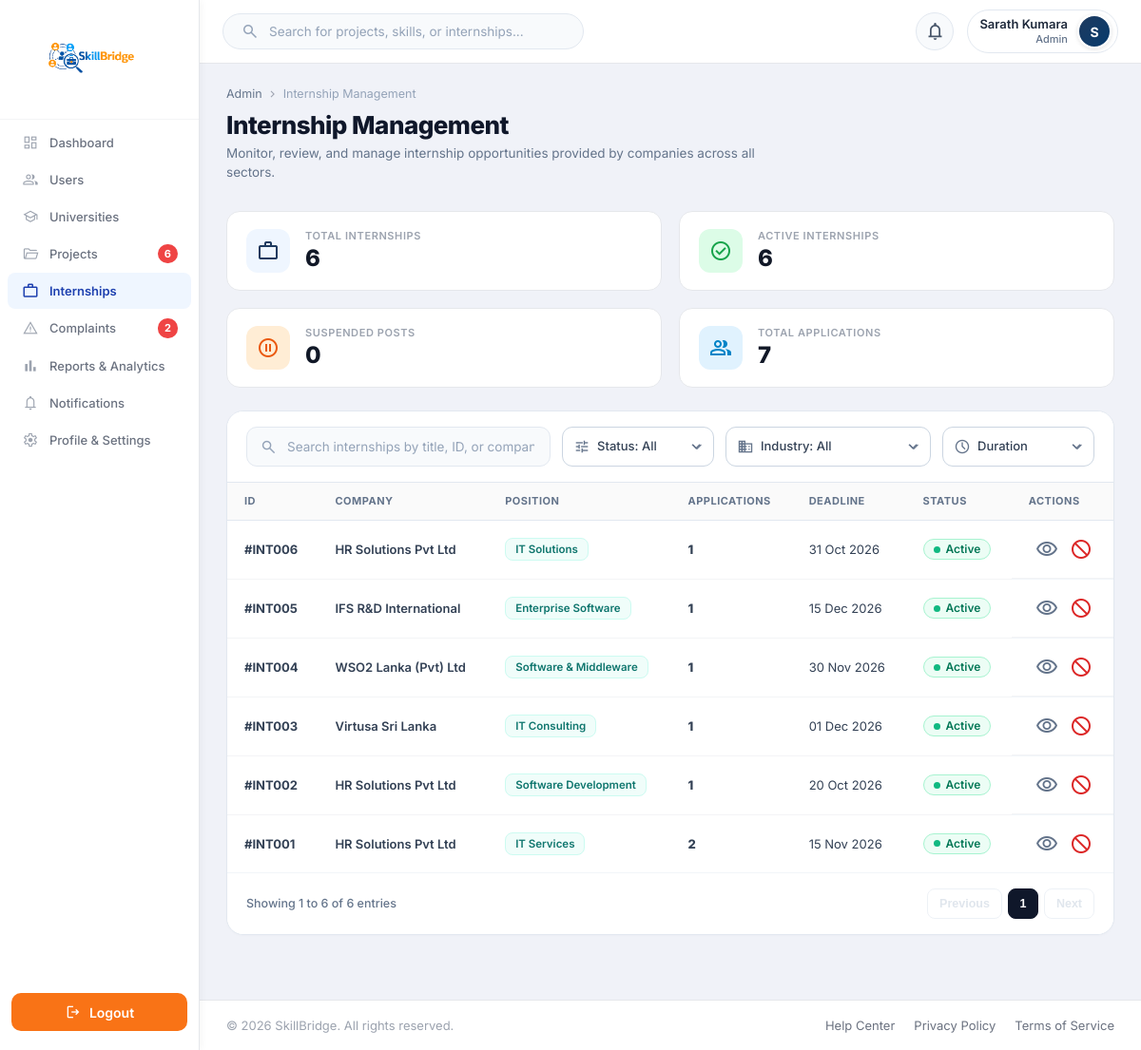
/Functions/Admin/Internship_Management.php (signed in), run on the app's committed database.
### tables this page shows
CREATE TABLE `user` (
  `Email` varchar(100) NOT NULL,
  `password` varchar(100) NOT NULL,
  `role` varchar(100) NOT NULL,
  `status` varchar(20) NOT NULL DEFAULT 'De-Active',
  `verification_code` varchar(20) NOT NULL,
  `created_at` timestamp NULL DEFAULT current_timestamp()
);

CREATE TABLE `internships` (
  `id` int(11) NOT NULL,
  `title` varchar(255) NOT NULL,
  `company_email` varchar(100) NOT NULL,
  `industry_id` smallint(5) UNSIGNED DEFAULT NULL,
  `logo_text` varchar(10) DEFAULT NULL,
  `logo_style` varchar(100) DEFAULT NULL,
  `duration_value` smallint(5) UNSIGNED DEFAULT NULL,
  `duration_unit` enum('day','week','month','year') DEFAULT 'month',
  `deadline_date` date DEFAULT NULL,
  `description` text DEFAULT NULL,
  `cover_image` varchar(255) DEFAULT NULL,
  `academic_year` varchar(50) DEFAULT NULL,
  `experience_level` varchar(50) DEFAULT NULL,
  `vacancies` int(11) DEFAULT NULL,
  `internship_type` varchar(50) DEFAULT NULL,
  `work_mode` varchar(50) DEFAULT NULL,
  `location` varchar(255) DEFAULT NULL,
  `start_date` date DEFAULT NULL,
  `paid_status` varchar(20) DEFAULT NULL,
  `stipend` decimal(10,2) DEFAULT NULL,
  `responsibilities` text DEFAULT NULL,
  `benefits` text DEFAULT NULL,
  `supporting_document` varchar(255) DEFAULT NULL,
  `created_at` timestamp NOT NULL DEFAULT current_timestamp()
);

CREATE TABLE `company` (
  `Email` varchar(100) NOT NULL,
  `Name` varchar(100) NOT NULL,
  `companytype` varchar(100) NOT NULL,
  `contactPersonName` varchar(100) NOT NULL,
  `contactNumber` varchar(17) NOT NULL,
  `website` varchar(200) NOT NULL,
  `location` varchar(100) NOT NULL,
  `Status` varchar(100) NOT NULL DEFAULT 'Unverified',
  `profile_img` varchar(255) NOT NULL
);

CREATE TABLE `internship_industries` (
  `industry_id` smallint(5) UNSIGNED NOT NULL,
  `industry_name` varchar(100) NOT NULL
);

### Functions/Admin/Components/Internships/InternshipTable.php (the view, shortened to what the rows shown need)
<div class="im-table-responsive">
    <table class="data-table im-table">
                    <?php
                        include dirname(__DIR__) . "/Common/TableHeder.php";
                    ?>
                    <tbody id="imTableBody">
                    <?php if (!empty($internshipsList)): ?>
                        <?php foreach ($internshipsList as $item):
                            $idNum = (int)$item['id'];
                            $formattedId = '#INT' . str_pad($idNum, 3, '0', STR_PAD_LEFT);
                            $title = htmlspecialchars($item['title'] ?? 'Untitled Internship');
                            $company = htmlspecialchars($item['company'] ?? 'N/A');
                            $industry = htmlspecialchars($item['industry'] ?? 'Technology');
                            $workMode = trim($item['work_mode'] ?? '');
                            $duration = trim($item['duration'] ?? '');
                            if (!empty($workMode) && !empty($duration)) {
                                if (stripos($workMode, $duration) !== false) {
                                    $modeDisplay = $workMode;
                                } else {
                                    $modeDisplay = $duration . ' • ' . $workMode;
                                }
                            } elseif (!empty($workMode)) {
                                $modeDisplay = $workMode;
                            } elseif (!empty($duration)) {
                                $modeDisplay = $duration;
                            } else {
                                $modeDisplay = 'Full-time • Remote';
                            }
                            $modeDisplay = htmlspecialchars($modeDisplay);
                            $skillsStr = trim($item['tech_tags'] ?? '');
                            if (!empty($skillsStr)) {
                                if (strpos($skillsStr, ',') !== false) {
                                    $skillsArr = array_filter(array_map('trim', explode(',', $skillsStr)));
                                } else {
                                    $skillsArr = array_filter(array_map('trim', preg_split('/\s+/', $skillsStr)));
                                }
                            } else {
                                $skillsArr = ['General'];
                            }
                            $skillsAttr = htmlspecialchars(implode(' ', $skillsArr));
                            $appsCount = (int)($item['applications_count'] ?? 0);
                            $rawDeadline = trim($item['deadline'] ?? '');
                            if (!empty($rawDeadline)) {
                                $time = strtotime($rawDeadline);
                                $deadlineFormatted = $time ? date('d M Y', $time) : htmlspecialchars($rawDeadline);
                            } else {
                                $deadlineFormatted = 'Not Specified';
                            }
                            $rawStatus = trim($item['status'] ?? 'Active');
                            $sLower = strtolower($rawStatus);
                            if (in_array($sLower, ['active', 'open', 'approved'])) {
                                $status = 'Active';
                            } elseif (in_array($sLower, ['suspended', 'hold', 'paused'])) {
                                $status = 'Suspended';
                            } elseif (in_array($sLower, ['terminated', 'cancelled', 'rejected'])) {
                                $status = 'Terminated';
                            } elseif (in_array($sLower, ['closed', 'completed', 'ended'])) {
                                $status = 'Closed';
                            } else {
                                $status = ucfirst($sLower);
                            }
                            $adminReason = htmlspecialchars($item['admin_reason'] ?? '');
                            $companyAction = htmlspecialchars($item['reactivation_status'] ?? '');
                            $terminateReason = ($status === 'Terminated') ? $adminReason : '';
                            $indClass = '';
                        ?>
                        <tr class="im-data-row"
                            data-id="<?= $formattedId ?>"
                            data-position="<?= $title ?>"
                            data-company="<?= $company ?>"
                            data-industry="<?= $industry ?>"
                            data-skills="<?= $skillsAttr ?>"
                            data-status="<?= $status ?>"
                            data-duration="<?= $modeDisplay ?>"
                            data-reason="<?= $adminReason ?>"
                            data-company-action="<?= $companyAction ?>"
                            data-terminate-reason="<?= $terminateReason ?>"
                            data-deadline="<?= $deadlineFormatted ?>"
                            data-apps="<?= $appsCount ?>">
                            <td class="im-internship-id"><?= $formattedId ?></td>
                            <td class="im-company-name"><?= $company ?></td>
                            <td>
                                <span class="im-industry-badge <?= $indClass ?>"><?= $industry ?></span>
                            </td>
                            <td class="im-applications-count"><?= $appsCount ?></td>
                            <td class="im-deadline-date"><?= $deadlineFormatted ?></td>
                            <td class="im-status-cell">
                                <?php if ($status === 'Active'): ?>
                                    <span class="im-status-badge status-active">
                                        <span class="im-status-dot"></span> Active
                                    </span>
                                <?php elseif ($status === 'Suspended'): ?>
                                    <span class="im-status-badge status-suspended">
                                        <span class="material-symbols-outlined" style="font-size: 13px;">pause_circle</span> Suspended
                                    </span>
                                <?php elseif ($status === 'Terminated'): ?>
                                    <span class="im-status-badge status-terminated">
                                        <span class="material-symbols-outlined" style="font-size: 13px;">cancel</span> Terminated
                                    </span>
                                <?php else: ?>
                                    <span class="im-status-badge status-closed">
                                        <span class="im-status-dot"></span> <?= htmlspecialchars($status) ?>
                                    </span>
                                <?php endif; ?>
                            </td>
                            <td class="im-actions-cell">
                                <button type="button" class="im-btn-action" title="View Details" onclick="viewInternshipDetails('<?= $formattedId ?>')">
                                    <span class="material-symbols-outlined">visibility</span>
                                </button>
                                <?php if ($status === 'Suspended'): ?>
                                    <button type="button" class="im-btn-action im-btn-action-reactivate" title="Review Suspension & Decide" onclick="openReviewSuspensionModal('<?= $formattedId ?>')">
                                        <span class="material-symbols-outlined">check_circle</span>
                                    </button>
                                <?php elseif ($status === 'Terminated' || $status === 'Closed'): ?>
                                    <button type="button" class="im-btn-action" disabled title="<?= $status === 'Terminated' ? 'Permanently Terminated (Cannot be modified)' : 'Listing Closed' ?>" style="color: #cbd5e1; cursor: not-allowed;">
                                        <span class="material-symbols-outlined">lock</span>
                                    </button>
                                <?php else: ?>
                                    <button type="button" class="im-btn-action im-btn-action-suspend" title="Suspend Post" onclick="openSuspendModal('<?= $formattedId ?>')">
                                        <span class="material-symbols-outlined">block</span>
                                    </button>
                                <?php endif; ?>
                            </td>
                        </tr>
                        <?php endforeach; ?>
                    <?php endif; ?>
                    </tbody>
                </table>
            </div>

### Includes/dash_header.php (shortened to what the rows shown need)
<?php
require_once __DIR__ . '/../Session/Session.php';
require_once __DIR__ . '/../Config/db.php';
$user = function_exists('current_user') ? current_user() : null;
$name = "User";
$role = "Student";
if($user && isset($conn)){
    $name = $user['username'] ?? $user['Name'] ?? "User";
    $email = $user['Email'] ?? $user['email'] ?? null;
    if(!empty($user['role'])){
        $role = ucfirst($user['role']);
    }
    if($email){
        $sql = "
            SELECT
                u.Email,
                u.role,
                COALESCE(s.Name, a.Name,c.Name, o.Name) AS db_name,
                COALESCE(s.profile_image, a.profile_image, c.profile_img) AS profile_image
            FROM user u
            LEFT JOIN student s ON u.Email = s.Email
            LEFT JOIN admin a ON u.Email = a.Email
            LEFT JOIN company c ON u.Email = c.Email
            LEFT JOIN organization o ON u.Email = o.Email
            WHERE u.Email = ?
            LIMIT 1
        ";
        $stmt = $conn->prepare($sql);
        if($stmt){
            $stmt->bind_param("s", $email);
            $stmt->execute();
            $result = $stmt->get_result();
            if($data = $result->fetch_assoc()){
                if(!empty($data['db_name'])){
                    $name = $data['db_name'];
                }
                if(!empty($data['role'])){
                    $role = ucfirst($data['role']);
                }
            }
        }
    }
}
$base_url = $GLOBALS['BASE_URL'] ?? '/Skill_Bridge_Group_Project';
$currentRoleFolder = ucfirst($role ?: "Student");
$profile_dir = is_dir(__DIR__ . '/../Functions/' . $currentRoleFolder)
    ? 'Functions/' . $currentRoleFolder
    : 'Functions/Dashboards/' . ($role ?: 'Student');
$profile_file = __DIR__ . '/../' . $profile_dir . '/profile.php';
$profile_url = file_exists($profile_file)
    ? $base_url . "/" . $profile_dir . "/profile.php"
    : "";
?>
<link rel="stylesheet" href="<?php echo $base_url; ?>/Assets/CSS/header.css?v=<?php echo time(); ?>">
<header class="top-header">
    <div class="header-right">
        <div class="profile" <?php if (!empty($profile_url)): ?>onclick="window.location.href='<?php echo htmlspecialchars($profile_url); ?>'" title="Edit Profile & Settings"<?php endif; ?>>
            <div class="profile-info">
                <h4><?php echo htmlspecialchars($name); ?></h4>
                <small><?php echo htmlspecialchars($role); ?></small>
            </div>
        </div>
    </div>
</header>

### data on the page
user: role "Admin"
internships: id "#INT006", company_email.Name "HR Solutions Pvt Ltd", industry.industry_name "IT Solutions", appsCount "1", deadlineFormatted "31 Oct 2026"
internships: id "#INT005", company_email.Name "IFS R&D International", industry.industry_name "Enterprise Software", appsCount "1", deadlineFormatted "15 Dec 2026"
internships: id "#INT004", company_email.Name "WSO2 Lanka (Pvt) Ltd", industry.industry_name "Software & Middleware", appsCount "1", deadlineFormatted "30 Nov 2026"
internships: id "#INT003", company_email.Name "Virtusa Sri Lanka", industry.industry_name "IT Consulting", appsCount "1", deadlineFormatted "01 Dec 2026"
internships: id "#INT002", company_email.Name "HR Solutions Pvt Ltd", industry.industry_name "Software Development", appsCount "1", deadlineFormatted "20 Oct 2026"
internships: id "#INT001", company_email.Name "HR Solutions Pvt Ltd", industry.industry_name "IT Services", appsCount "2", deadlineFormatted "15 Nov 2026"

### other printed values
$activeProjectCount "6"
$activeComplaintsCount "2"
$name "Sarath Kumara"
$initial "S"
$breadcrumb "Internship Management"
$title "Internship Management"
$subtitle "Monitor, review, and manage internship opportunities provided by companies across all sectors."
$CardDetails["cardLabels"][$x] "TOTAL INTERNSHIPS"
$CardDetails["cardValues"][$x] "6"
$CardDetails["cardLabels"][$x] "ACTIVE INTERNSHIPS"
$CardDetails["cardLabels"][$x] "SUSPENDED POSTS"
$CardDetails["cardValues"][$x] "0"
$CardDetails["cardLabels"][$x] "TOTAL APPLICATIONS"
$CardDetails["cardValues"][$x] "7"
$col "ID"
